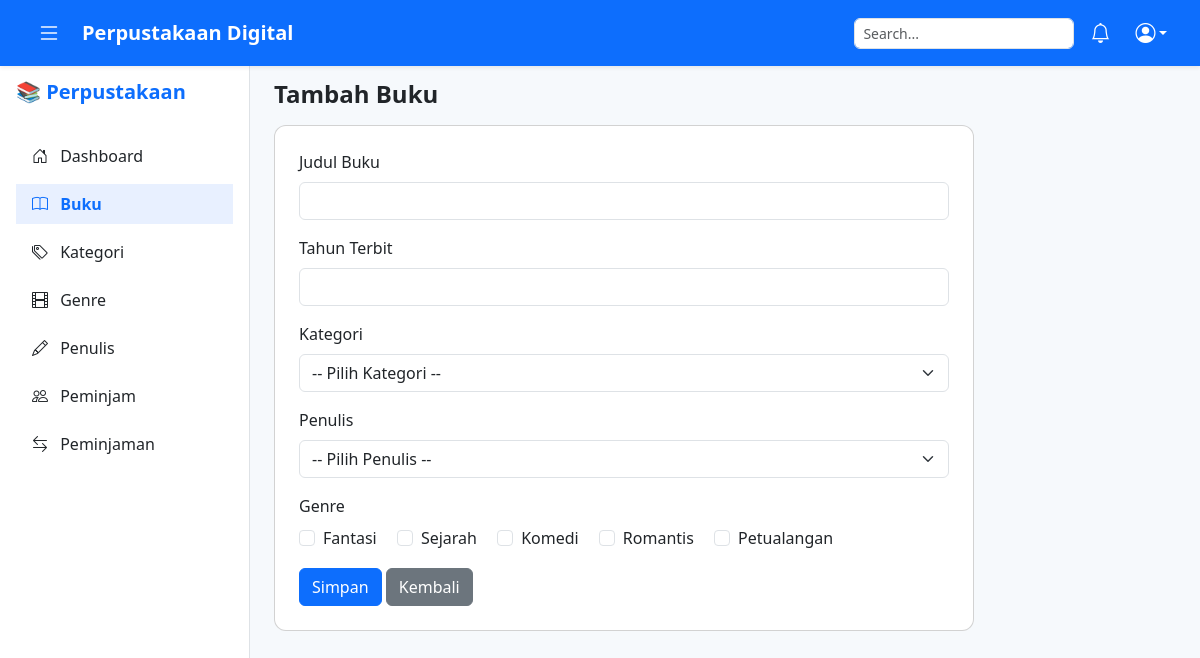
The page /pages/tambah_buku.php (signed in) on the database its author committed.
### tables this page shows
CREATE TABLE `tb_genre` (
  `id_genre` int(11) NOT NULL,
  `nama_genre` varchar(100) NOT NULL
);

### pages/tambah_buku.php (the view, shortened to what this page needs)
<?php
include '../config/koneksi.php';
include '../componen/header.php';
include '../componen/sidebar.php';
$genre_all = mysqli_query($conn, "SELECT * FROM tb_genre");
?>
<main class="main-content" style="margin-left:250px; padding-top:80px; background-color:#f6f9fc;">
    <div class="container-fluid px-4">
        <h4 class="fw-bold mb-3">Tambah Buku</h4>
        <div class="card p-4" style="max-width:700px;">
            <form method="POST" action="../proses/buku_proses.php">
                <div class="mb-3">
                    <label class="form-label">Judul Buku</label>
                    <input type="text" name="judul_buku" class="form-control" required>
                </div>
                <div class="mb-3">
                    <label class="form-label">Tahun Terbit</label>
                    <input type="number" name="tahun_terbit" class="form-control" required>
                </div>
                <div class="mb-3">
                    <label class="form-label">Kategori</label>
                    <select name="id_kategori" class="form-select" required>
                        <option value="">-- Pilih Kategori --</option>
                    </select>
                </div>
                <div class="mb-3">
                    <label class="form-label">Penulis</label>
                    <select name="id_penulis" class="form-select" required>
                        <option value="">-- Pilih Penulis --</option>
                    </select>
                </div>
                <div class="mb-3">
                    <label class="form-label">Genre</label><br>
                    <?php while ($g = mysqli_fetch_array($genre_all)) : ?>
                        <div class="form-check form-check-inline">
                            <input class="form-check-input" type="checkbox" name="genre[]" value="<?= $g['id_genre']; ?>">
                            <label class="form-check-label"><?= $g['nama_genre']; ?></label>
                        </div>
                    <?php endwhile; ?>
                </div>
                <button type="submit" name="tambah" class="btn btn-primary">Simpan</button>
                <a href="buku.php" class="btn btn-secondary">Kembali</a>
            </form>
        </div>
    </div>
</main>
<?php include '../componen/footer.php'; ?>

### assets/css/style.css (style rules this page uses)
body { background-color: #f6f9fc; font-family: "Segoe UI", sans-serif; overflow-x: hidden; }
.card { border-radius: 12px; }

### rows shown on the page
tb_genre: nama_genre "Fantasi"
tb_genre: nama_genre "Sejarah"
tb_genre: nama_genre "Komedi"
tb_genre: nama_genre "Romantis"
tb_genre: nama_genre "Petualangan"
